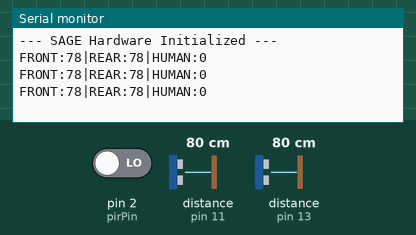
This sketch was run on a simulated Arduino Uno, built with avr-gcc and run on an emulated ATmega328P. Shown: the last lines printed to the serial monitor. Wiring (from diagram.json): 2 × ultrasonic range finder: trigger pin 12, echo pin 13 / trigger pin 10, echo pin 11. Inputs (shaded band) come from the test bench; at power-on: distance to the obstacle (sensors on pin 11, pin 13) 80 cm, pin 2 (pirPin) LOW. The echo pulse lasts 58.3 µs per cm.

Above: at 1.3 s.
1.4 s: distance to the obstacle (sensor on pin 11) set to 2 cm
At 2.0 s:
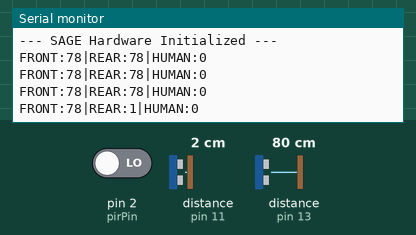
2.9 s: distance to the obstacle (sensor on pin 13) set to 2 cm
At 3.5 s:
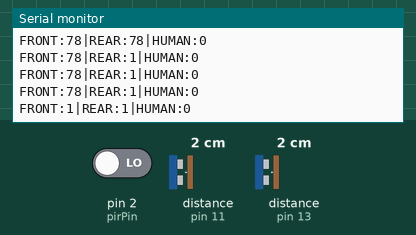
4.4 s: pin 2 (pirPin) driven HIGH
At 5.0 s:
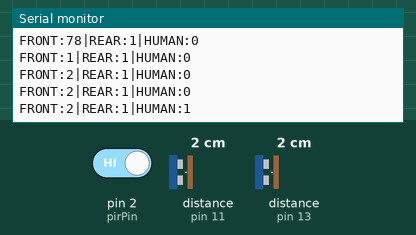
5.9 s: distance to the obstacle (sensor on pin 11) set to 4 cm
At 6.5 s:
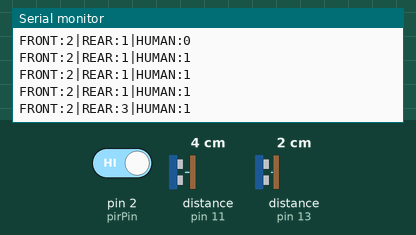
7.4 s: distance to the obstacle (sensor on pin 13) set to 4 cm
At 8.0 s:
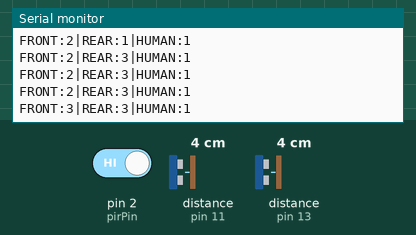
8.9 s: pin 2 (pirPin) driven LOW
At 9.5 s:
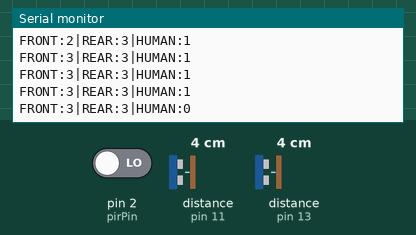
Timing chart, 0 to 11.4 s (numbered marks = the images above; inputs shaded):
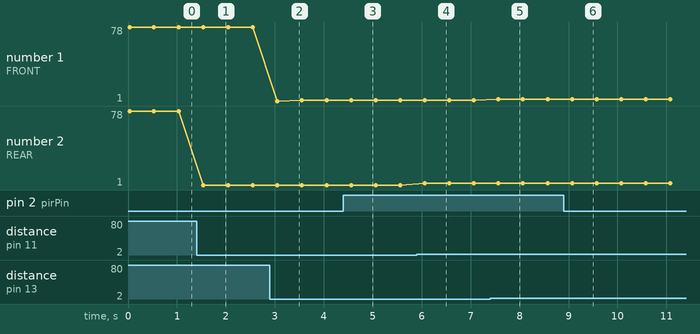

Measured:
- after the input at 1.4 s, the serial monitor: prints a new line after 0.14 s (image 1)
- after the input at 2.9 s, the serial monitor: prints a new line after 0.15 s (image 2)
- after the input at 4.4 s, the serial monitor: prints a new line after 0.16 s (image 3)
- after the input at 5.9 s, the serial monitor: prints a new line after 0.16 s (image 4)
- after the input at 7.4 s, the serial monitor: prints a new line after 0.17 s (image 5)
- after the input at 8.9 s, the serial monitor: prints a new line after 0.17 s (image 6)
- plotted number 1: 78 → 2 after the input at 2.9 s
- plotted number 2: 78 → 1 after the input at 1.4 s, 1 → 3 after the input at 5.9 s

The sketch:

sketch.ino
```cpp
// SAGE Project - Phase 1 Sensor & Agent Logic
// Agents: Navigator (Distance) & Sentinel/EMBER (Human Presence)

// Pin Definitions based on diagram.json
const int frontTrig = 12;
const int frontEcho = 13;
const int rearTrig = 10;
const int rearEcho = 11;
const int pirPin = 2;

void setup() {
  // Serial communication with ESP32 at 9600 baud
  Serial.begin(9600);

  pinMode(frontTrig, OUTPUT);
  pinMode(frontEcho, INPUT);
  pinMode(rearTrig, OUTPUT);
  pinMode(rearEcho, INPUT);
  pinMode(pirPin, INPUT);

  Serial.println("--- SAGE Hardware Initialized ---");
}

// Function to calculate distance in centimeters
long getDistance(int trig, int echo) {
  digitalWrite(trig, LOW);
  delayMicroseconds(2);
  digitalWrite(trig, HIGH);
  delayMicroseconds(10);
  digitalWrite(trig, LOW);

  long duration = pulseIn(echo, HIGH);
  return duration * 0.034 / 2; // Speed of sound conversion
}

void loop() {
  // 1. Navigator Agent: Get obstacle data
  long frontDist = getDistance(frontTrig, frontEcho);
  long rearDist = getDistance(rearTrig, rearEcho);

  // 2. Sentinel/EMBER Agent: Check for human presence
  int humanDetected = digitalRead(pirPin);

  // 3. IoT Data Bridge: Send formatted string to ESP32
  // This format allows the ESP32 to parse data for AWS IoT Core
  Serial.print("FRONT:"); Serial.print(frontDist);
  Serial.print("|REAR:"); Serial.print(rearDist);
  Serial.print("|HUMAN:"); Serial.println(humanDetected);

  // Delay to prevent serial flooding (500ms for real-time feel)
  delay(500);
}
```
